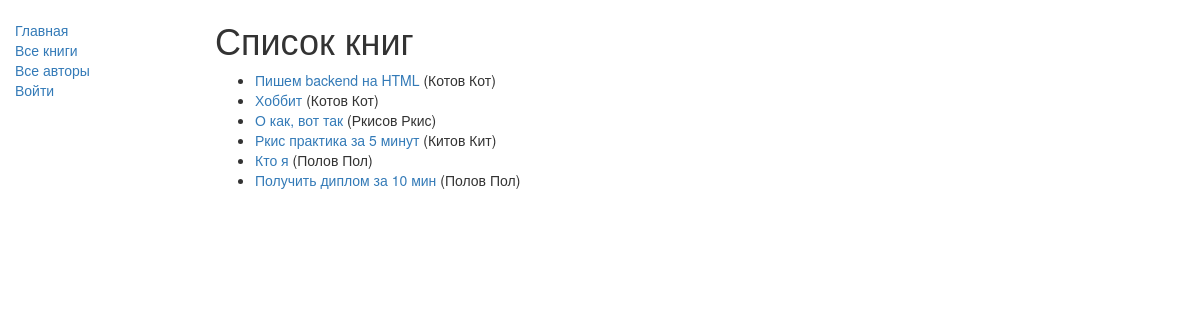
Page /catalog/books/ on the earlier database version.
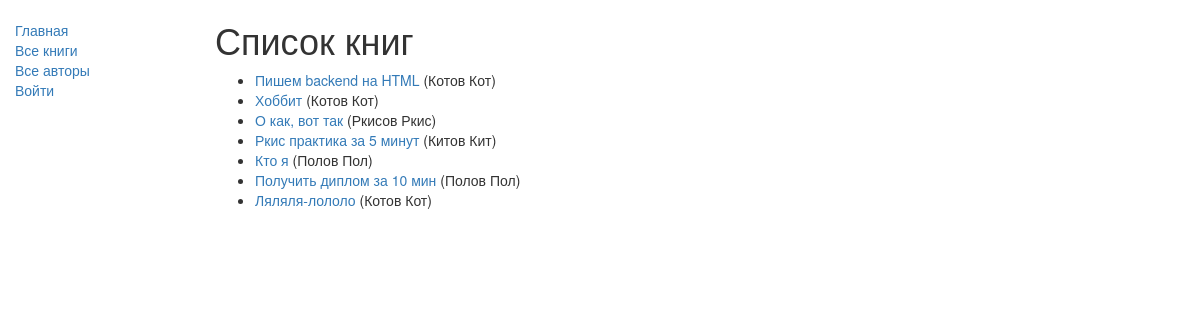
Same page on the later database version.
### catalog/models.py (models this page shows, shortened)
class Book(models.Model):
    title = models.CharField(max_length=200)
    author = models.ForeignKey('Author', on_delete=models.SET_NULL, null=True)
    summary = models.TextField(max_length=1000, help_text='Enter a brief description of the book')
    isbn = models.CharField('ISBN',
                            max_length=13,
                            help_text='13 Character <a href="https://www.isbn-international.org/content/what-isbn">ISBN number</a>')
    genre = models.ManyToManyField(Genre, help_text='Select a genre for this book')
    language = models.ForeignKey('Language', on_delete=models.SET_NULL, null=True)
    def get_absolute_url(self):
        return reverse('book-detail', args=[str(self.id)])
    def display_genre(self):
        return ', '.join([ genre.name for genre in self.genre.all()[:3] ])
    display_genre.short_description = 'Genre'

class Author(models.Model):
    first_name = models.CharField(max_length=100)
    last_name = models.CharField(max_length=100)
    date_of_birth = models.DateField(null=True, blank=True)
    date_of_death = models.DateField('Died', null=True, blank=True)
    def __str__(self):
        return f'{self.last_name} {self.first_name}'
    class Meta:
        ordering = ['last_name']

### catalog/views.py (the view)
# urls.py: path('books/', views.BookListView.as_view(), name='books'),
class BookListView(generic.ListView):
    model = Book
    paginate_by = 10

### catalog/templates/catalog/book_list.html
{% extends "base_generic.html" %}
{% block content %}
    <h1>Список книг</h1>
    {% if book_list %}
    <ul>
        {% for book in book_list %}
            <li>
                <a href="{{ book.get_absolute_url }}">
                    {{ book.title }}
                </a>
                ({{ book.author }})
            </li>
        {% endfor %}
    </ul>
    {% else %}
        <p>There are no books in the library.</p>
    {% endif %}
{% endblock %}

Differences in the rows shown:
added Book: title "Ляляля-лололо", author "Котов Кот"
